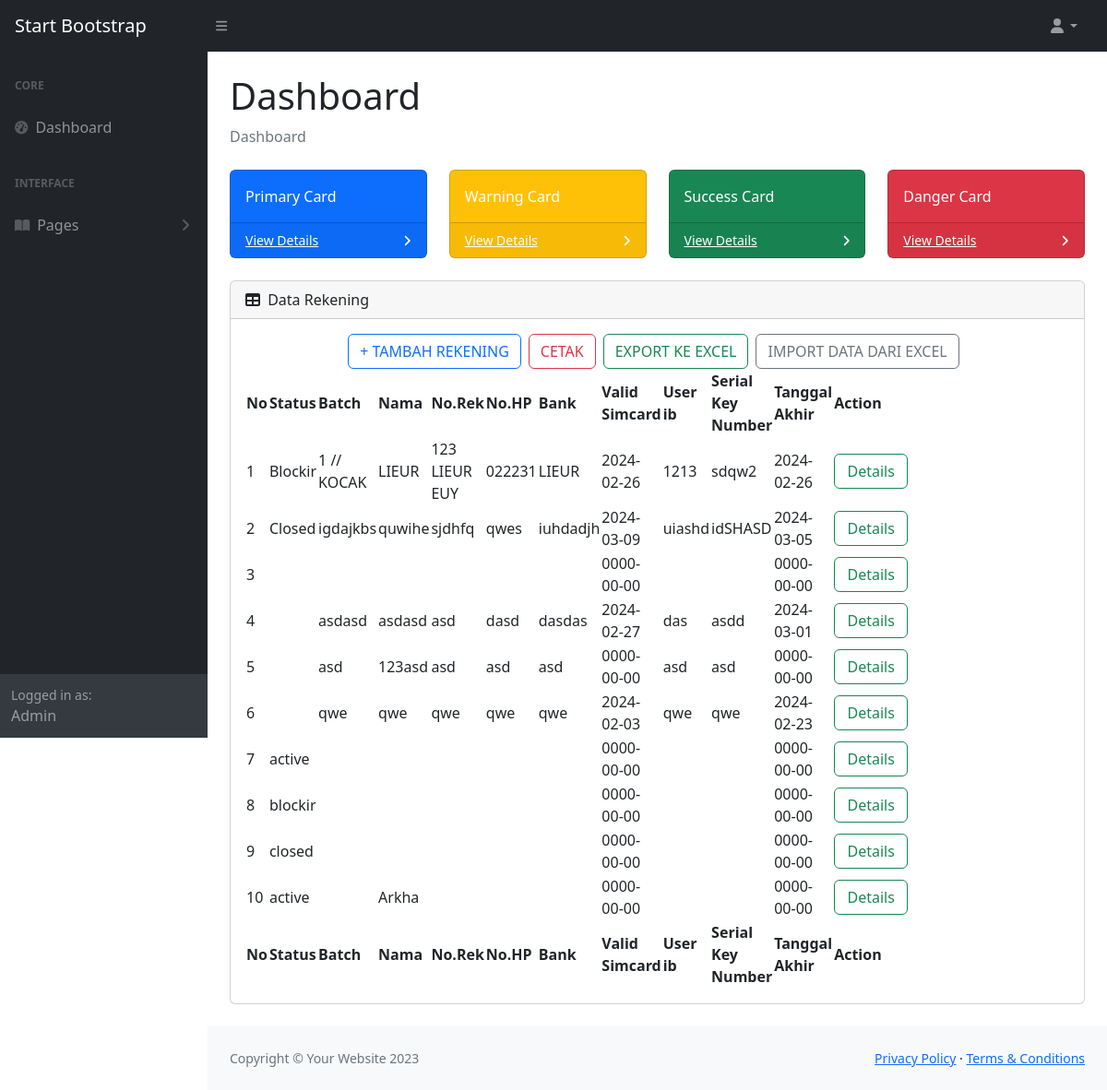
The page /index_admin.php (signed in) on the database as committed earlier.
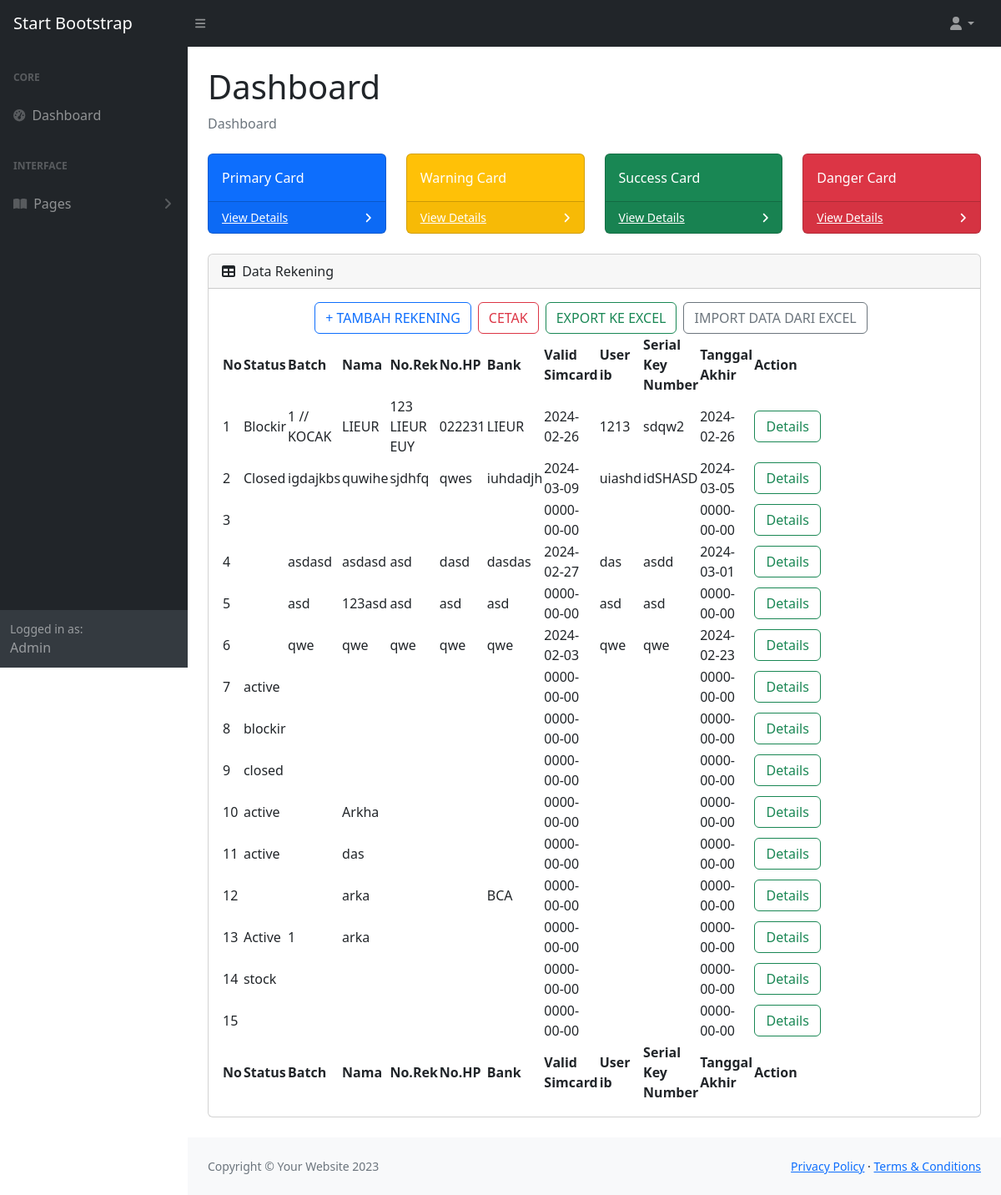
The same page on the database as committed later.
### tables this page shows
CREATE TABLE `bank` (
  `id_ib` int(11) NOT NULL,
  `username` varchar(255) NOT NULL,
  `nama` varchar(255) NOT NULL,
  `bank` varchar(255) NOT NULL,
  `cabang` varchar(255) NOT NULL,
  `no_rekening` varchar(255) NOT NULL,
  `nama_ibu` varchar(255) NOT NULL,
  `no_hp` varchar(15) NOT NULL,
  `email` varchar(255) NOT NULL,
  `password` varchar(255) NOT NULL,
  `user_ib` varchar(255) NOT NULL,
  `pin_ib` varchar(10) NOT NULL,
  `kode_akses` varchar(255) NOT NULL,
  `password_transaksi` varchar(255) NOT NULL,
  `pin_mb` varchar(10) NOT NULL,
  `pin_atm` varchar(10) NOT NULL,
  `serial_key_number` varchar(20) NOT NULL,
  `pin_skn` varchar(20) NOT NULL,
  `jenis_atm` varchar(255) NOT NULL,
  `no_kartu_atm` varchar(100) NOT NULL,
  `cvv` varchar(100) NOT NULL,
  `masa_berlaku_atm` date NOT NULL,
  `valid_simcard` date NOT NULL,
  `status` varchar(255) NOT NULL,
  `batch` varchar(11) NOT NULL,
  `user_my_bca` varchar(255) NOT NULL,
  `password_my_bca` varchar(255) NOT NULL,
  `pin_transaksi` varchar(15) NOT NULL,
  `keterangan` text NOT NULL,
  `tanggal_mulai` date NOT NULL,
  `tanggal_akhir` date NOT NULL,
  `coorporate_id` varchar(255) NOT NULL,
  `coorporate` varchar(255) NOT NULL,
  `id` varchar(255) NOT NULL,
  `foto_ktp` varchar(255) DEFAULT NULL,
  `foto_kartu_atm` varchar(255) DEFAULT NULL,
  `foto_kk` varchar(255) DEFAULT NULL,
  `foto_buku_tabungan` varchar(255) DEFAULT NULL
);

### index_admin.php (the view, shortened to what this page needs)
<!DOCTYPE html>
<html lang="en">
<head>
    <link href="https://cdn.jsdelivr.net/npm/simple-datatables@7.1.2/dist/style.min.css" rel="stylesheet" />
    <link href="css/styles.css" rel="stylesheet" />
</head>
<body class="sb-nav-fixed">
    <nav class="sb-topnav navbar navbar-expand navbar-dark bg-dark">
        <a class="navbar-brand ps-3" href="index.php">Start Bootstrap</a>
        <button class="btn btn-link btn-sm order-1 order-lg-0 me-4 me-lg-0" id="sidebarToggle" href="#!"><i class="fas fa-bars"></i></button>
        <ul class="navbar-nav ms-auto ms-md-0 me-3 me-lg-4">
            <li class="nav-item dropdown">
                <a class="nav-link dropdown-toggle" id="navbarDropdown" href="#" role="button" data-bs-toggle="dropdown" aria-expanded="false"><i class="fas fa-user fa-fw"></i></a>
            </li>
        </ul>
    </nav>
    <div id="layoutSidenav">
        <div id="layoutSidenav_nav">
            <nav class="sb-sidenav accordion sb-sidenav-dark" id="sidenavAccordion">
                <div class="sb-sidenav-menu">
                    <div class="nav">
                        <div class="sb-sidenav-menu-heading">Core</div>
                        <a class="nav-link" href="index.php">
                            <div class="sb-nav-link-icon"><i class="fas fa-tachometer-alt"></i></div>
                            Dashboard
                        </a>
                        <div class="sb-sidenav-menu-heading">Interface</div>
                        <a class="nav-link collapsed" href="#" data-bs-toggle="collapse" data-bs-target="#collapsePages" aria-expanded="false" aria-controls="collapsePages">
                            <div class="sb-nav-link-icon"><i class="fas fa-book-open"></i></div>
                            Pages
                            <div class="sb-sidenav-collapse-arrow"><i class="fas fa-angle-down"></i></div>
                        </a>
                    </div>
                </div>
                <div class="sb-sidenav-footer">
                    <div class="small">Logged in as:</div>
                    Admin
                </div>
            </nav>
        </div>
        <div id="layoutSidenav_content">
            <main>
                <div class="container-fluid px-4">
                    <h1 class="mt-4">Dashboard</h1>
                    <ol class="breadcrumb mb-4">
                        <li class="breadcrumb-item active">Dashboard</li>
                    </ol>
                    <div class="row">
                        <div class="col-xl-3 col-md-6">
                            <div class="card bg-primary text-white mb-4">
                                <div class="card-body">Primary Card</div>
                                <div class="card-footer d-flex align-items-center justify-content-between">
                                    <a class="small text-white stretched-link" href="#">View Details</a>
                                    <div class="small text-white"><i class="fas fa-angle-right"></i></div>
                                </div>
                            </div>
                        </div>
                        <div class="col-xl-3 col-md-6">
                            <div class="card bg-warning text-white mb-4">
                                <div class="card-body">Warning Card</div>
                                <div class="card-footer d-flex align-items-center justify-content-between">
                                    <a class="small text-white stretched-link" href="#">View Details</a>
                                    <div class="small text-white"><i class="fas fa-angle-right"></i></div>
                                </div>
                            </div>
                        </div>
                        <div class="col-xl-3 col-md-6">
                            <div class="card bg-success text-white mb-4">
                                <div class="card-body">Success Card</div>
                                <div class="card-footer d-flex align-items-center justify-content-between">
                                    <a class="small text-white stretched-link" href="#">View Details</a>
                                    <div class="small text-white"><i class="fas fa-angle-right"></i></div>
                                </div>
                            </div>
                        </div>
                        <div class="col-xl-3 col-md-6">
                            <div class="card bg-danger text-white mb-4">
                                <div class="card-body">Danger Card</div>
                                <div class="card-footer d-flex align-items-center justify-content-between">
                                    <a class="small text-white stretched-link" href="#">View Details</a>
                                    <div class="small text-white"><i class="fas fa-angle-right"></i></div>
                                </div>
                            </div>
                        </div>
                    </div>
                    <div class="card mb-4">
                        <div class="card-header">
                            <i class="fas fa-table me-1"></i>
                            Data Rekening
                        </div>
                        <div class="card-body">
                            <table id="datatablesSimple">
                                <div class="d-flex justify-content-center">
                                    <a href="tambah2.php" class="btn btn-outline-primary" style="text-decoration:none; margin-right: 0.5rem;">+
                                        TAMBAH REKENING</a>
                                    <a href="cetak.php" class="btn btn-outline-danger" target="_blank" style="text-decoration:none; margin-right: 0.5rem; ">CETAK</a>
                                    <a target="_blank" href="export_excel.php" class="btn btn-outline-success " style="text-decoration:none; margin-right: 0.5rem;">EXPORT KE
                                        EXCEL</a>
                                    <a href="import_excel.php" class="btn btn-outline-secondary" style="text-decoration:none; margin-right: 0.5rem;">IMPORT DATA DARI
                                        EXCEL</a>
                                </div>
                                <thead>
                                    <tr>
                                        <th>No</th>
                                        <th>Status</th>
                                        <th>Batch</th>
                                        <th>Nama</th>
                                        <th>No.Rek</th>
                                        <th>No.HP</th>
                                        <th>Bank</th>
                                        <th>Valid Simcard</th>
                                        <th>User ib</th>
                                        <th>Serial Key Number</th>
                                        <th>Tanggal Akhir</th>
                                        <th style="width:70%">Action</th>
                                    </tr>
                                </thead>
                                <tfoot>
                                    <tr>
                                    <tr>
                                        <th>No</th>
                                        <th>Status</th>
                                        <th>Batch</th>
                                        <th>Nama</th>
                                        <th>No.Rek</th>
                                        <th>No.HP</th>
                                        <th>Bank</th>
                                        <th>Valid Simcard</th>
                                        <th>User ib</th>
                                        <th>Serial Key Number</th>
                                        <th>Tanggal Akhir</th>
                                        <th style="width:70%">Action</th>
                                    </tr>
                                </tfoot>
                                <tbody>
                                    <?php
                                    include 'koneksi.php';
                                    $no = 1;
                                    $data = mysqli_query($koneksi, "select * from bank");
                                    while ($d = mysqli_fetch_array($data)) {
                                    ?>
                                        <tr>
                                            <td>
                                                <?php echo $no++; ?>
                                            </td>
                                            <td>
                                                <?php echo $d['status']; ?>
                                            </td>
                                            <td>
                                                <?php echo $d['batch']; ?>
                                            </td>
                                            <td>
                                                <?php echo $d['nama']; ?>
                                            </td>
                                            <td>
                                                <?php echo $d['no_rekening']; ?>
                                            </td>
                                            <td>
                                                <?php echo $d['no_hp']; ?>
                                            </td>
                                            <td>
                                                <?php echo $d['bank']; ?>
                                            </td>
                                            <td>
                                                <?php echo $d['valid_simcard']; ?>
                                            </td>
                                            <td>
                                                <?php echo $d['user_ib']; ?>
                                            </td>
                                            <td>
                                                <?php echo $d['serial_key_number']; ?>
                                            </td>
                                            <td>
                                                <?php echo $d['masa_berlaku_atm']; ?>
                                            </td>
                                            <td>
                                                <a href="detail.php?id_ib=<?php echo $d['id_ib']; ?>" class="btn btn-outline-success" style="width: 80px;">Details</a>
                                            </td>
                                        </tr>
                                    <?php
                                    }
                                    ?>
                                </tbody>
                            </table>
                        </div>
                    </div>
                </div>
            </main>
            <footer class="py-4 bg-light mt-auto">
                <div class="container-fluid px-4">
                    <div class="d-flex align-items-center justify-content-between small">
                        <div class="text-muted">Copyright &copy; Your Website 2023</div>
                        <div>
                            <a href="#">Privacy Policy</a>
                            &middot;
                            <a href="#">Terms &amp; Conditions</a>
                        </div>
                    </div>
                </div>
            </footer>
        </div>
    </div>
</body>
</html>

Rows that differ between the two databases and show on the page:
added bank: status "active", nama "das", valid_simcard "0000-00-00", masa_berlaku_atm "0000-00-00"
added bank: nama "arka", bank "BCA", valid_simcard "0000-00-00", masa_berlaku_atm "0000-00-00"
added bank: status "Active", batch "1", nama "arka", valid_simcard "0000-00-00", masa_berlaku_atm "0000-00-00"
added bank: status "stock", valid_simcard "0000-00-00", masa_berlaku_atm "0000-00-00"
added bank: valid_simcard "0000-00-00", masa_berlaku_atm "0000-00-00"
